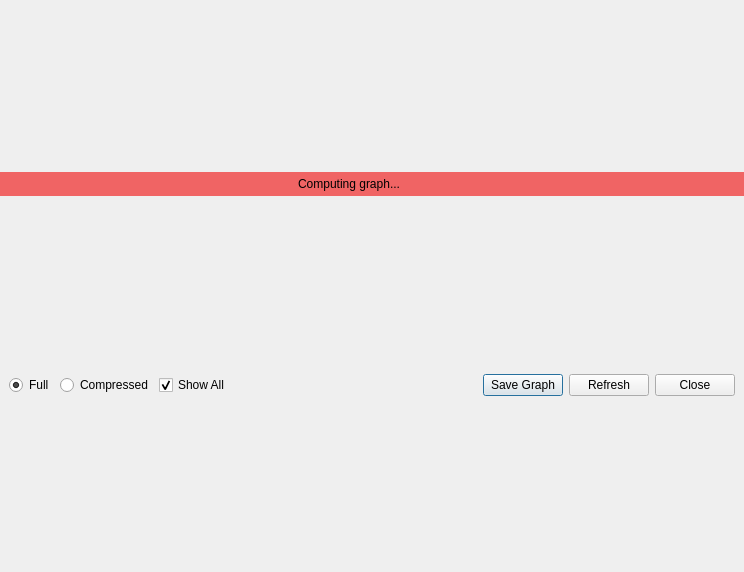
<?xml version="1.0" encoding="UTF-8"?>
<ui version="4.0">
 <class>GraphDialogClass</class>
 <widget class="QDialog" name="GraphDialogClass">
  <property name="geometry">
   <rect>
    <x>0</x>
    <y>0</y>
    <width>744</width>
    <height>572</height>
   </rect>
  </property>
  <property name="windowTitle">
   <string>Conceptual.SA ChainGraph</string>
  </property>
  <layout class="QVBoxLayout" name="verticalLayout">
   <property name="margin">
    <number>0</number>
   </property>
   <item>
    <widget class="QWidget" name="processWidget" native="true">
     <property name="sizePolicy">
      <sizepolicy hsizetype="Preferred" vsizetype="Maximum">
       <horstretch>0</horstretch>
       <verstretch>0</verstretch>
      </sizepolicy>
     </property>
     <property name="styleSheet">
      <string notr="true">background-color:rgb(240,100,100);</string>
     </property>
     <layout class="QHBoxLayout" name="horizontalLayout_2">
      <property name="margin">
       <number>1</number>
      </property>
      <item>
       <widget class="QLabel" name="label">
        <property name="sizePolicy">
         <sizepolicy hsizetype="Preferred" vsizetype="Maximum">
          <horstretch>0</horstretch>
          <verstretch>0</verstretch>
         </sizepolicy>
        </property>
        <property name="styleSheet">
         <string notr="true">background-color:rgb(240,100,100);</string>
        </property>
        <property name="text">
         <string>Computing graph...</string>
        </property>
        <property name="alignment">
         <set>Qt::AlignCenter</set>
        </property>
        <property name="margin">
         <number>4</number>
        </property>
       </widget>
      </item>
      <item>
       <widget class="QPushButton" name="killButton">
        <property name="sizePolicy">
         <sizepolicy hsizetype="Fixed" vsizetype="Fixed">
          <horstretch>0</horstretch>
          <verstretch>0</verstretch>
         </sizepolicy>
        </property>
        <property name="text">
         <string/>
        </property>
        <property name="icon">
         <iconset resource="../resources.qrc">
          <normaloff>:/icons/icons/application-exit.png</normaloff>:/icons/icons/application-exit.png</iconset>
        </property>
        <property name="autoDefault">
         <bool>false</bool>
        </property>
        <property name="flat">
         <bool>true</bool>
        </property>
       </widget>
      </item>
     </layout>
    </widget>
   </item>
   <item>
    <layout class="QVBoxLayout" name="viewLayout"/>
   </item>
   <item>
    <layout class="QHBoxLayout" name="horizontalLayout">
     <property name="sizeConstraint">
      <enum>QLayout::SetDefaultConstraint</enum>
     </property>
     <property name="leftMargin">
      <number>9</number>
     </property>
     <property name="topMargin">
      <number>0</number>
     </property>
     <property name="rightMargin">
      <number>9</number>
     </property>
     <property name="bottomMargin">
      <number>2</number>
     </property>
     <item>
      <widget class="QRadioButton" name="fullRadioButton">
       <property name="text">
        <string>Full</string>
       </property>
       <property name="checked">
        <bool>true</bool>
       </property>
      </widget>
     </item>
     <item>
      <widget class="QRadioButton" name="compressedeRadioButton">
       <property name="text">
        <string>Compressed</string>
       </property>
      </widget>
     </item>
     <item>
      <widget class="QCheckBox" name="showAllCheckBox">
       <property name="text">
        <string>Show All</string>
       </property>
       <property name="checked">
        <bool>true</bool>
       </property>
      </widget>
     </item>
     <item>
      <spacer name="horizontalSpacer">
       <property name="orientation">
        <enum>Qt::Horizontal</enum>
       </property>
       <property name="sizeHint" stdset="0">
        <size>
         <width>40</width>
         <height>20</height>
        </size>
       </property>
      </spacer>
     </item>
     <item>
      <widget class="QPushButton" name="saveButton">
       <property name="text">
        <string>Save Graph</string>
       </property>
       <property name="icon">
        <iconset resource="../resources.qrc">
         <normaloff>:/icons/icons/filesave.png</normaloff>:/icons/icons/filesave.png</iconset>
       </property>
      </widget>
     </item>
     <item>
      <widget class="QPushButton" name="refreshButton">
       <property name="text">
        <string>Refresh</string>
       </property>
       <property name="icon">
        <iconset resource="../resources.qrc">
         <normaloff>:/icons/icons/reload.png</normaloff>:/icons/icons/reload.png</iconset>
       </property>
      </widget>
     </item>
     <item>
      <widget class="QPushButton" name="closeButton">
       <property name="text">
        <string>Close</string>
       </property>
       <property name="icon">
        <iconset resource="../resources.qrc">
         <normaloff>:/icons/icons/dialog-close.png</normaloff>:/icons/icons/dialog-close.png</iconset>
       </property>
      </widget>
     </item>
    </layout>
   </item>
  </layout>
 </widget>
 <layoutdefault spacing="6" margin="11"/>
 <resources>
  <include location="../resources.qrc"/>
 </resources>
 <connections>
  <connection>
   <sender>fullRadioButton</sender>
   <signal>toggled(bool)</signal>
   <receiver>refreshButton</receiver>
   <slot>click()</slot>
   <hints>
    <hint type="sourcelabel">
     <x>31</x>
     <y>438</y>
    </hint>
    <hint type="destinationlabel">
     <x>697</x>
     <y>437</y>
    </hint>
   </hints>
  </connection>
  <connection>
   <sender>compressedeRadioButton</sender>
   <signal>toggled(bool)</signal>
   <receiver>refreshButton</receiver>
   <slot>click()</slot>
   <hints>
    <hint type="sourcelabel">
     <x>109</x>
     <y>438</y>
    </hint>
    <hint type="destinationlabel">
     <x>697</x>
     <y>437</y>
    </hint>
   </hints>
  </connection>
  <connection>
   <sender>showAllCheckBox</sender>
   <signal>toggled(bool)</signal>
   <receiver>refreshButton</receiver>
   <slot>click()</slot>
   <hints>
    <hint type="sourcelabel">
     <x>200</x>
     <y>437</y>
    </hint>
    <hint type="destinationlabel">
     <x>697</x>
     <y>437</y>
    </hint>
   </hints>
  </connection>
  <connection>
   <sender>closeButton</sender>
   <signal>clicked()</signal>
   <receiver>GraphDialogClass</receiver>
   <slot>reject()</slot>
   <hints>
    <hint type="sourcelabel">
     <x>697</x>
     <y>438</y>
    </hint>
    <hint type="destinationlabel">
     <x>371</x>
     <y>285</y>
    </hint>
   </hints>
  </connection>
 </connections>
</ui>
